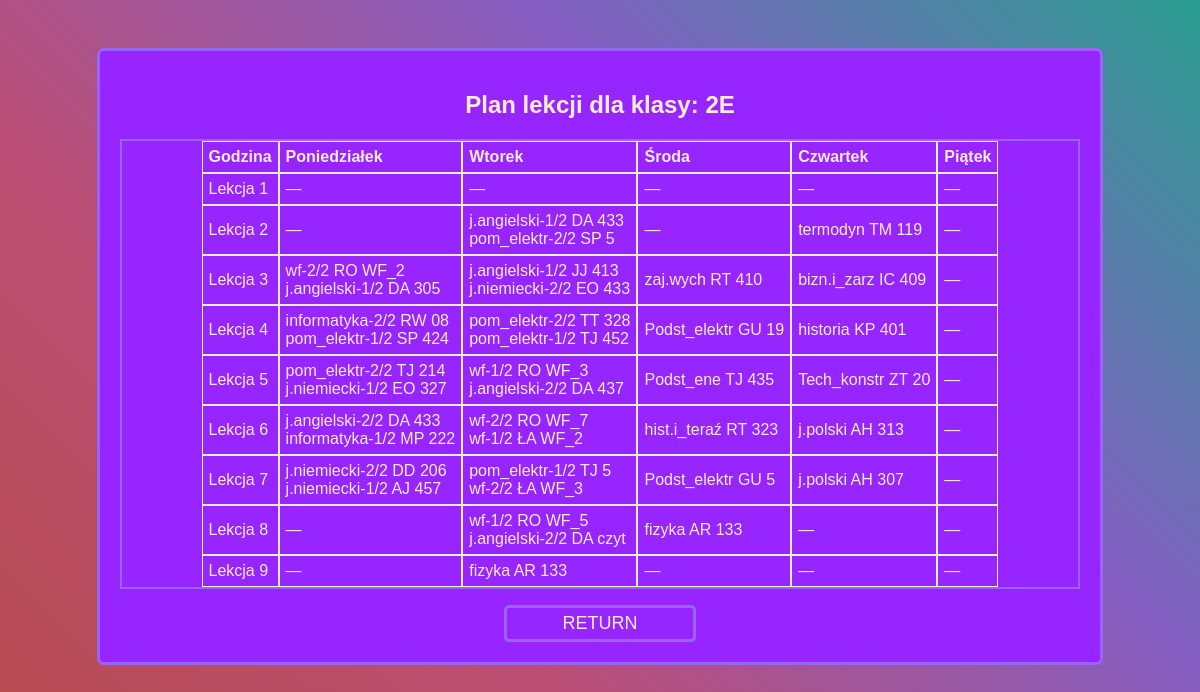
The page /classes/2E.php on the database its author committed.
### tables this page shows
CREATE TABLE `plan_lekcji` (
  `id` int(11) NOT NULL,
  `id_k` tinyint(4) DEFAULT NULL,
  `id_p` tinyint(4) DEFAULT NULL,
  `grupa` char(3) NOT NULL DEFAULT '1/1',
  `id_n` tinyint(4) DEFAULT NULL,
  `id_s` tinyint(4) DEFAULT NULL,
  `id_g` tinyint(4) DEFAULT NULL,
  `dzien` tinyint(4) DEFAULT NULL
);

### classes/2E.php (the view, shortened to what this page needs)
<?php
$class = '2E';
?>
<!DOCTYPE html>
<html lang="pl">
<head>
    <link rel="stylesheet" href="./CSS/admin-style.css">
</head>
<body class="background">
    <div class="menu-main">
        <?php
        $pdo = new PDO('mysql:host=localhost;dbname=plan_lekcji', 'root', '');
        $pdo->setAttribute(PDO::ATTR_ERRMODE, PDO::ERRMODE_EXCEPTION);
        $sql = "SELECT * FROM widok_plan_lekcji WHERE klasa = :class ORDER BY dzien, id_g";
        $stmt = $pdo->prepare($sql);
        $stmt->bindParam(':class', $class, PDO::PARAM_STR);
        $stmt->execute();
        $results = $stmt->fetchAll(PDO::FETCH_ASSOC);
        if ($results) {
            $schedule = [];
            foreach ($results as $row) {
                $schedule[$row['dzien']][$row['id_g']][] = [
                    'przedmiot' => $row['przedmiot'],
                    'grupa' => $row['grupa'],
                    'nauczyciele' => $row['nauczyciele'],
                    'sala' => $row['sala']
                ];
            }
            echo "<h2>Plan lekcji dla klasy: $class</h2>";
            echo "<table cellspacing='0>";
            echo "<tr class='column'><th class='rekord'>Godzina</th>";
            $daysOfWeek = ['Poniedziałek', 'Wtorek', 'Środa', 'Czwartek', 'Piątek'];
            foreach ($daysOfWeek as $day) {
                echo "<th class='rekord'>$day</th>";
            }
            for ($hour = 1; $hour <= 9; $hour++) {
                echo "<tr class='column'>";
                echo "<td class='rekord'>Lekcja $hour</td>";
                for ($day = 1; $day <= 5; $day++) {
                    echo "<td class='rekord'>";
                    if (!empty($schedule[$day][$hour])) {
                        foreach ($schedule[$day][$hour] as $lesson) {
                            if($lesson['grupa']=='1/1')
                            echo htmlspecialchars($lesson['przedmiot']) . " ";
                            else
                            echo htmlspecialchars($lesson['przedmiot']) . "-" . htmlspecialchars($lesson['grupa']) . " ";
                            echo htmlspecialchars($lesson['nauczyciele']) . " ";
                            echo htmlspecialchars($lesson['sala']) . "<br>";
                        }
                    } else {
                        echo "—";
                    }
                    echo "</td>";
                }
                echo "</tr>";
            }
            echo "</table>
            <form action='../index.php' method='post'>
                <input type='submit' name='submit' class='return' value='RETURN'>
            </form>";
        } else {
            echo "<p>Brak wyników для класса $class</p>";
        }
        ?>
    </div>
</body>
</html>

### CSS/admin-style.css (style rules this page uses)
body, html { display: flex; margin: 0; padding: 0; height: 100%; font-family: Arial, sans-serif; color: antiquewhite !important; overflow-x: hidden; }
.background { position: absolute; top: 0; left: 0; right: 0; bottom: 0; background: linear-gradient(45deg, #b64c4c, #bb4e74, #845ec2, #2a9d8f); background-size: cover; background-attachment: fixed; animation: gradientMove 5s infinite alternate; }
table { text-align: center; display: flex; justify-content: center; width: auto; color: antiquewhite; word-wrap: break-word; border: 2px solid #9c63f8; }
th, td { border: antiquewhite 1px solid; width: fit-content; text-align: left; padding: 6px; }
.menu-main { background-color: #9625ff; border: 3px solid #9c63f8; border-radius: 7px; text-align: center; flex-direction: row; margin: auto; width: 80%; padding: 20px; margin-top: 4%; }
.return { background-color: #9625ff; border: 3px solid #9c63f8; border-radius: 5px; text-align: center; min-width: 100px; color:antiquewhite; margin-top: 2vh; font-size: large; width: 20%; padding: 5px; }

### rows shown on the page
plan_lekcji: przedmiot "j.angielski", grupa "1/2", nauczyciele "DA", sala "433"
plan_lekcji: przedmiot "pom_elektr", grupa "2/2", nauczyciele "SP", sala "5"
plan_lekcji: przedmiot "termodyn", nauczyciele "TM", sala "119"
plan_lekcji: przedmiot "wf", grupa "2/2", nauczyciele "RO", sala "WF_2"
plan_lekcji: przedmiot "j.angielski", grupa "1/2", nauczyciele "DA", sala "305"
plan_lekcji: przedmiot "j.angielski", grupa "1/2", nauczyciele "JJ", sala "413"
plan_lekcji: przedmiot "j.niemiecki", grupa "2/2", nauczyciele "EO", sala "433"
plan_lekcji: przedmiot "zaj.wych", nauczyciele "RT", sala "410"
plan_lekcji: przedmiot "bizn.i_zarz", nauczyciele "IC", sala "409"
plan_lekcji: przedmiot "informatyka", grupa "2/2", nauczyciele "RW", sala "08"
plan_lekcji: przedmiot "pom_elektr", grupa "1/2", nauczyciele "SP", sala "424"
plan_lekcji: przedmiot "pom_elektr", grupa "2/2", nauczyciele "TT", sala "328"
plan_lekcji: przedmiot "pom_elektr", grupa "1/2", nauczyciele "TJ", sala "452"
plan_lekcji: przedmiot "Podst_elektr", nauczyciele "GU", sala "19"
plan_lekcji: przedmiot "historia", nauczyciele "KP", sala "401"
plan_lekcji: przedmiot "pom_elektr", grupa "2/2", nauczyciele "TJ", sala "214"
plan_lekcji: przedmiot "j.niemiecki", grupa "1/2", nauczyciele "EO", sala "327"
plan_lekcji: przedmiot "wf", grupa "1/2", nauczyciele "RO", sala "WF_3"
plan_lekcji: przedmiot "j.angielski", grupa "2/2", nauczyciele "DA", sala "437"
plan_lekcji: przedmiot "Podst_ene", nauczyciele "TJ", sala "435"
plan_lekcji: przedmiot "Tech_konstr", nauczyciele "ZT", sala "20"
plan_lekcji: przedmiot "j.angielski", grupa "2/2", nauczyciele "DA", sala "433"
plan_lekcji: przedmiot "informatyka", grupa "1/2", nauczyciele "MP", sala "222"
plan_lekcji: przedmiot "wf", grupa "2/2", nauczyciele "RO", sala "WF_7"
plan_lekcji: przedmiot "wf", grupa "1/2", nauczyciele "ŁA", sala "WF_2"
plan_lekcji: przedmiot "hist.i_teraź", nauczyciele "RT", sala "323"
plan_lekcji: przedmiot "j.polski", nauczyciele "AH", sala "313"
plan_lekcji: przedmiot "j.niemiecki", grupa "2/2", nauczyciele "DD", sala "206"
plan_lekcji: przedmiot "j.niemiecki", grupa "1/2", nauczyciele "AJ", sala "457"
plan_lekcji: przedmiot "pom_elektr", grupa "1/2", nauczyciele "TJ", sala "5"
plan_lekcji: przedmiot "wf", grupa "2/2", nauczyciele "ŁA", sala "WF_3"
plan_lekcji: przedmiot "Podst_elektr", nauczyciele "GU", sala "5"
plan_lekcji: przedmiot "j.polski", nauczyciele "AH", sala "307"
plan_lekcji: przedmiot "wf", grupa "1/2", nauczyciele "RO", sala "WF_5"
plan_lekcji: przedmiot "j.angielski", grupa "2/2", nauczyciele "DA", sala "czyt"

### other values the page prints
$class "2E"
$day "Poniedziałek"
$day "Wtorek"
$day "Środa"
$day "Czwartek"
$day "Piątek"
$lesson['przedmiot'] "fizyka"
$lesson['nauczyciele'] "AR"
$lesson['sala'] "133"
